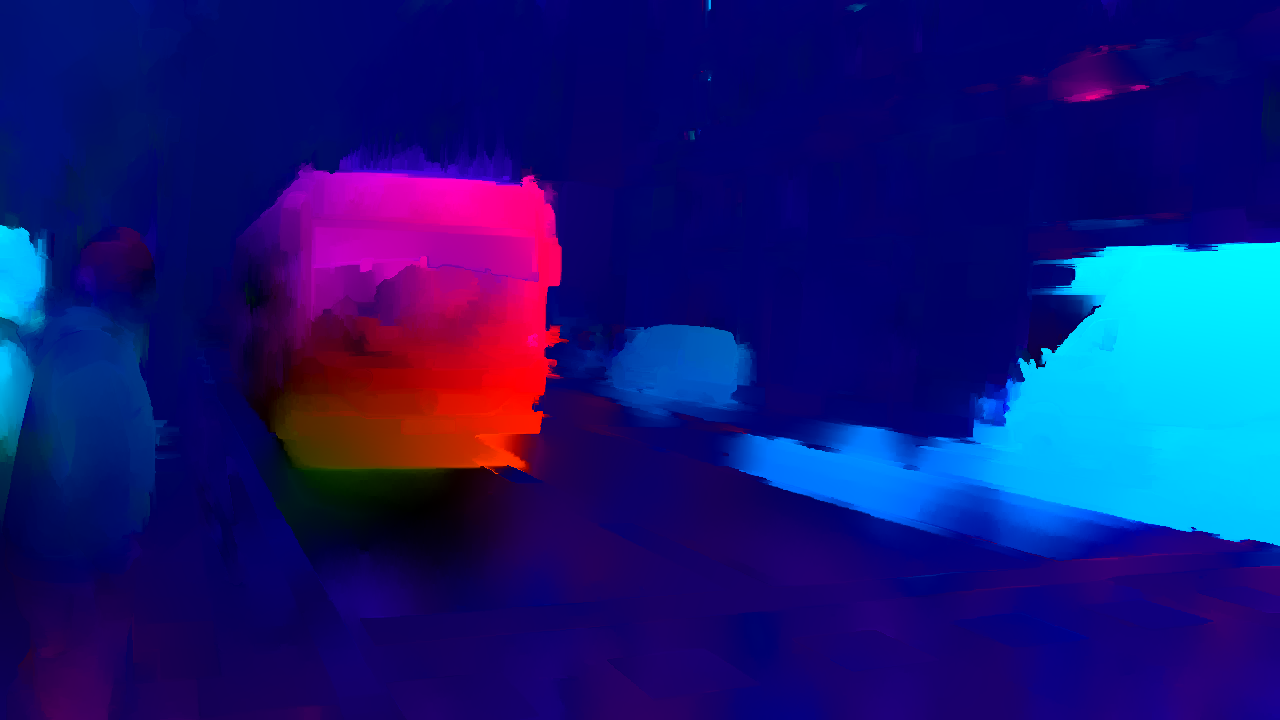
//> input picture vfi/Flow.png, 1280 x 720 px
$ ./lucas_kanade ../../Flow.png ../../VF.png   (built with g++ and OpenCV 4)
//> lines starting //> are read from the running program, lines starting //| are printed output that depends on the picture
#include <opencv2/opencv.hpp>
#include <iostream>
#include <vector>

int main(int argc, char* argv[]) {
    if (argc != 3) {
        std::cerr << "Usage: " << argv[0] << " <image1> <image2>" << std::endl;
        return 1;
    }

    // Load images
    cv::Mat img1 = cv::imread(argv[1], cv::IMREAD_GRAYSCALE);
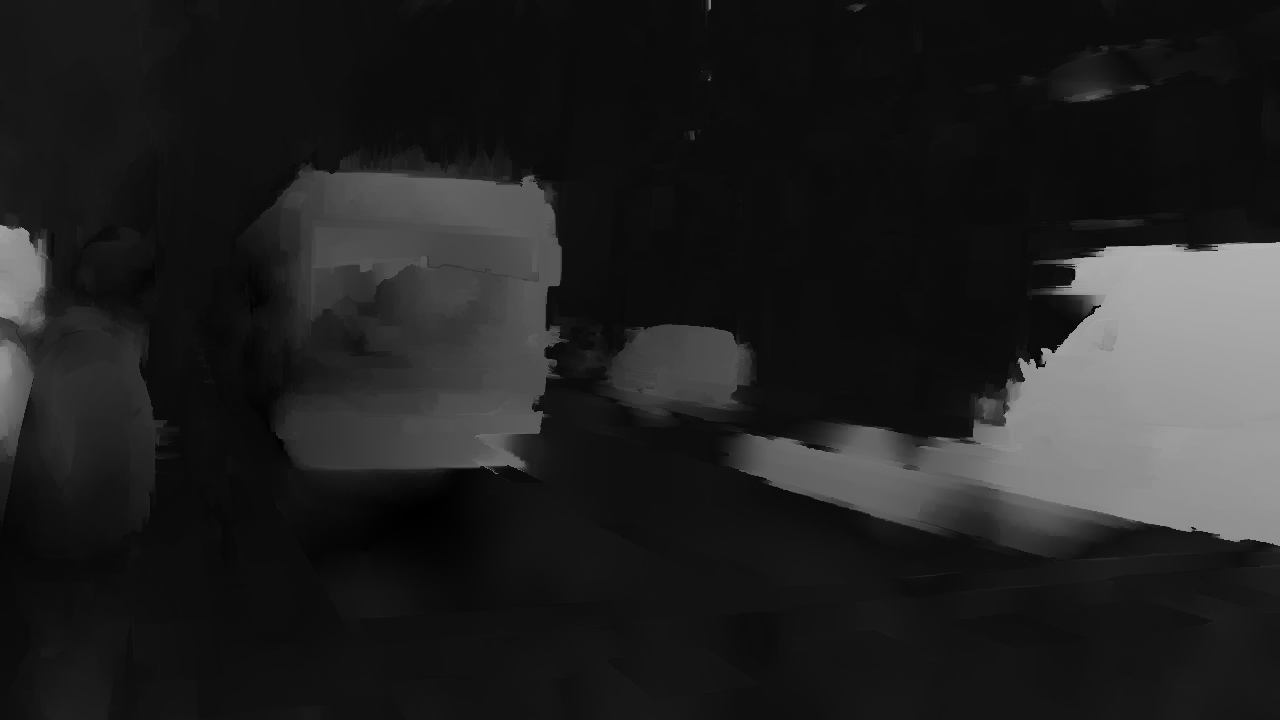
//> img1: 720 rows x 1280 cols, CV_8UC1; min 0, max 178, mean 33.7
    cv::Mat img2 = cv::imread(argv[2], cv::IMREAD_GRAYSCALE);
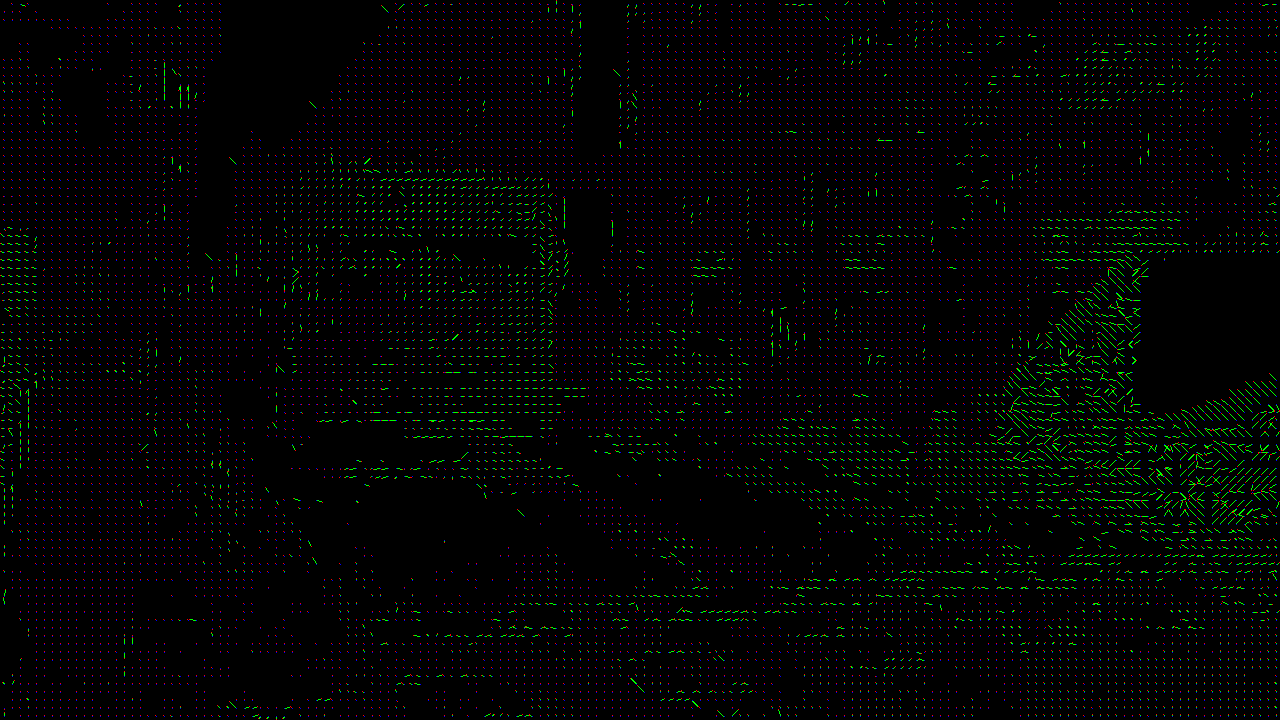
//> input picture vfi/VF.png, 1280 x 720 px
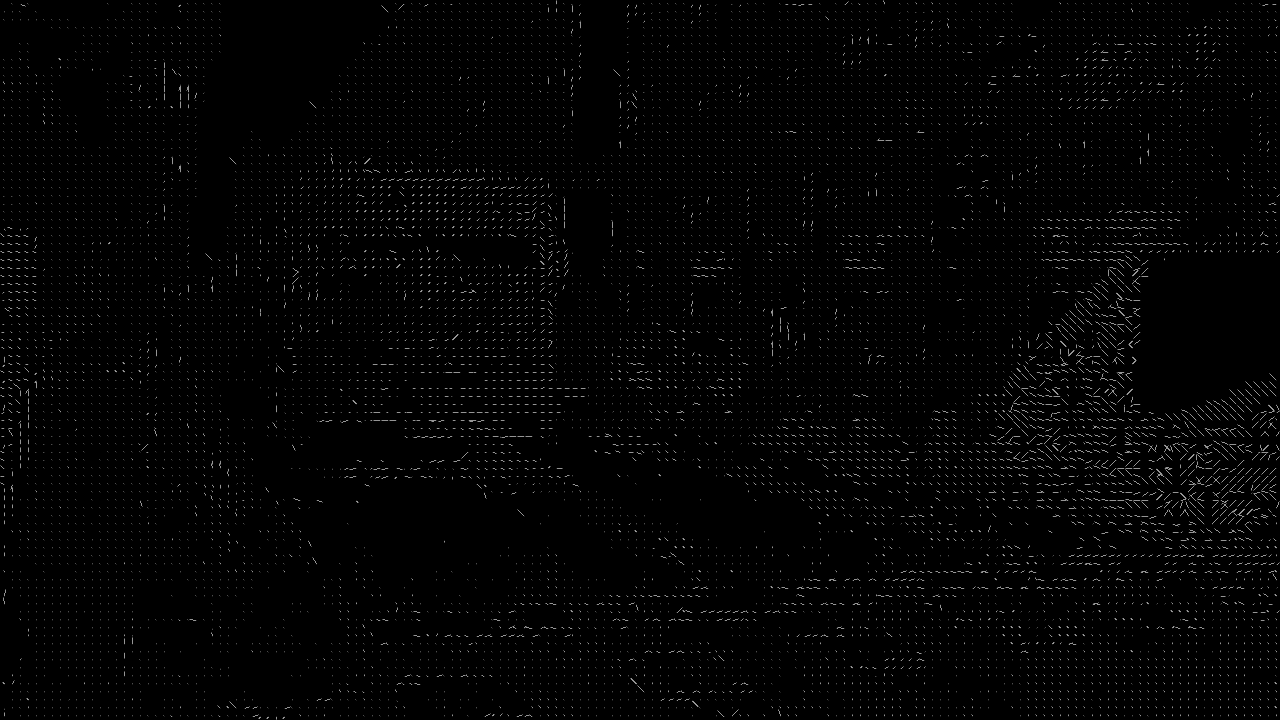
//> img2: 720 rows x 1280 cols, CV_8UC1; min 0, max 149, mean 3.4

    if (img1.empty() || img2.empty()) {
        std::cerr << "Error: Could not load images" << std::endl;
        return 1;
    }

    // Ensure both images have the same size
    if (img1.size() != img2.size()) {
        std::cerr << "Error: Images must have the same dimensions" << std::endl;
        return 1;
    }

    int height = img1.rows;
//> height = 720
    int width = img1.cols;
//> width = 1280

    // Detect corners in the first image using goodFeaturesToTrack
    std::vector<cv::Point2f> corners;
    cv::goodFeaturesToTrack(img1, corners, 1000, 0.01, 10);
//> corners = 178 Points (x, y), first 12: [1100, 305], [1042, 349], [1037, 367], [1053, 352], [1030, 359], [1074, 279], [1074, 268], [1191, 527], [1176, 246], [1103, 250], [1019, 358], [1219, 535]

    if (corners.empty()) {
        // If no corners found, create a grid of points
        for (int y = 0; y < height; y += 8) {
            for (int x = 0; x < width; x += 8) {
                corners.push_back(cv::Point2f(x, y));
            }
        }
    }

    // Calculate optical flow using Lucas-Kanade
    std::vector<cv::Point2f> next_corners;
    std::vector<uchar> status;
    std::vector<float> error;

    cv::calcOpticalFlowPyrLK(img1, img2, corners, next_corners, status, error);
//> next_corners = 178 Points (x, y), first 12: [1372.9, 370.3], [1380.2, 277], [1368.9, 300.5], [1370, 270.4], [1389, 298.3], [1376.4, 325.9], [1378.5, 325.8], [1394, 504.3], [1364.7, 305.3], [1368.7, 354.6], [1362.7, 317.4], [1389.7, 508.4]; status = 178 values, max 1 at index 49, min 0 at index 0, mean 0.0449; error = 178 values, max 40.51 at index 175, min 0 at index 0, mean 1.17

    // Create a dense flow field by interpolating from sparse points
    cv::Mat flow_field(height, width, CV_32FC2);
    flow_field.setTo(cv::Scalar(0, 0));

    // Fill the flow field with interpolated values
    for (size_t i = 0; i < corners.size(); i++) {
        if (status[i] && error[i] < 50) { // Only use good matches
            cv::Point2f flow = next_corners[i] - corners[i];

            // Apply flow to a small region around the point
            int x = static_cast<int>(corners[i].x);
            int y = static_cast<int>(corners[i].y);

            for (int dy = -4; dy <= 4; dy++) {
                for (int dx = -4; dx <= 4; dx++) {
                    int nx = x + dx;
                    int ny = y + dy;
                    if (nx >= 0 && nx < width && ny >= 0 && ny < height) {
                        flow_field.at<cv::Vec2f>(ny, nx) = cv::Vec2f(flow.x, flow.y);
                    }
                }
            }
        }
    }
//> this loop made 178 passes
//> (flow, x, y) on passes 50, 74, 85, 104, 111, 130, 166, 176: (Point(-207.1, 88.34), 693, 138), (Point(-766, -18.67), 1149, 86), (Point(-648.5, -104.4), 737, 402), (Point(23.89, 395.8), 1100, 47), (Point(-699.3, 48.49), 1131, 87), (Point(-959.2, 91.72), 1111, 93), (Point(12.37, 136.9), 700, 130), (Point(-486, 9.04), 1099, 97)

    // Output the flow field in the expected format
    std::cout << height << " " << width << std::endl;
//| 720 1280

    for (int y = 0; y < height; y++) {
        for (int x = 0; x < width; x++) {
            cv::Vec2f flow = flow_field.at<cv::Vec2f>(y, x);
            std::cout << flow[0] << " " << flow[1] << std::endl;
        }
    }

    return 0;
}
